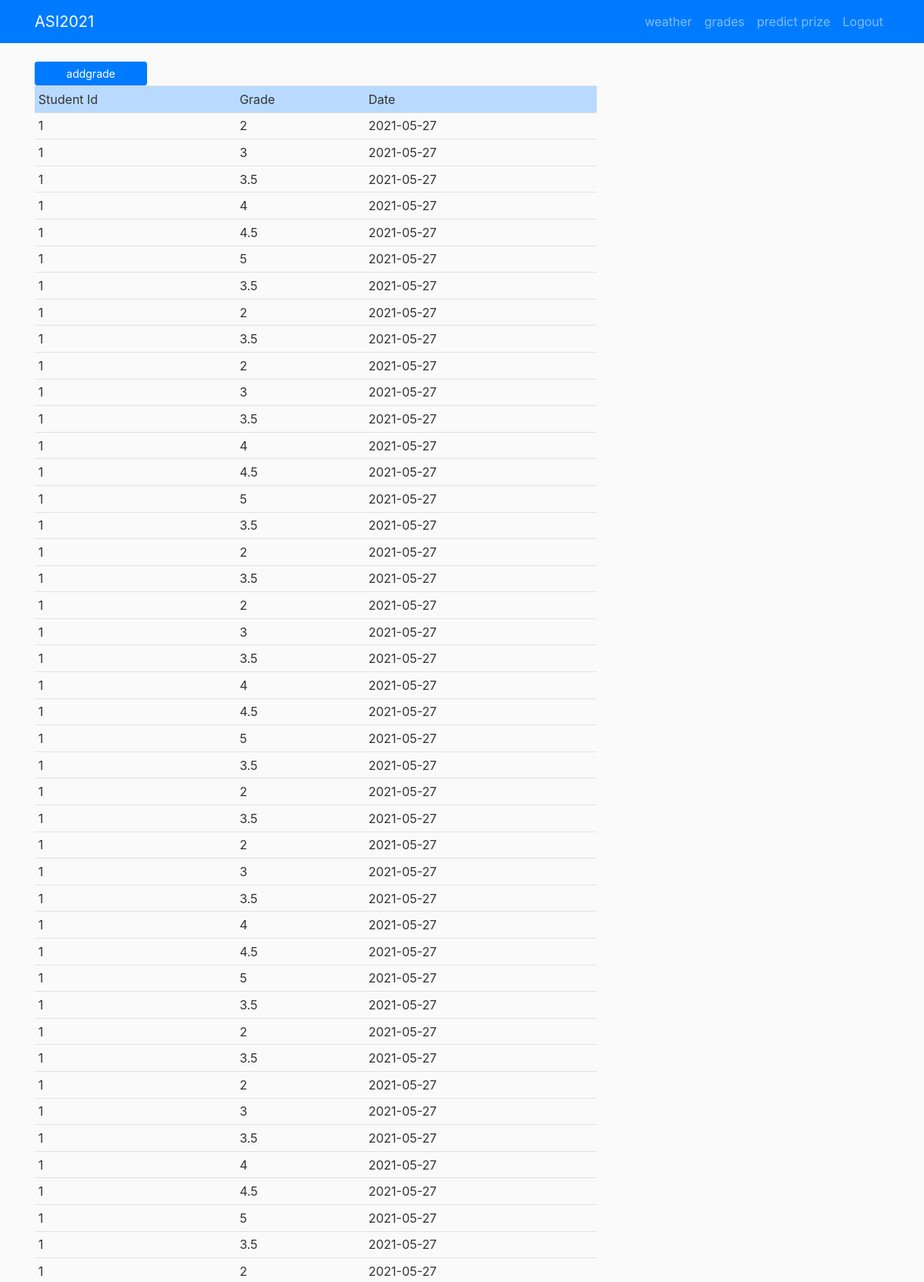
Page /grades (signed in, upper part) on the committed database.
### register.py (models this page shows, shortened)
class Grade(Base):
    __tablename__ = "grades"
    id = Column(Integer, primary_key=True, autoincrement=True)
    student_id = Column(Integer, ForeignKey('users.id'))  # we specify column after .
    grade = Column(String(10))
    grade_date = Column(Date)

### main.py (the view)
@app.route('/grades', methods=['GET'])
def return_grades():
    sqlsession = return_sqlalchemysession()
    grades = sqlsession.query(Grade).all()
    return render_template("grades.html", grades=grades)

### register.py (called while the page is built)
def return_sqlalchemysession():
    Session = sessionmaker(bind=engine)
    session = Session()
    return session

### templates/grades.html (shortened to what this page needs)
{% extends "base.html" %}
{% block content %}
<html>
<body>
<form action="/addgrade">
    <input type="submit" value="addgrade" class="btn btn-primary btn-sm">
</form>
{% if session.get('logged_in')==True %}
<table class="table table-sm">
    <tr class="table-primary">
        <td> Student Id</td>
        <td> Grade</td>
        <td> Date</td>
    </tr>
    {% for item in grades %}
    <TR class="graderow">
        <TD class="c1">{{item.student_id}}</TD>
        <TD class="c2">{{item.grade}}</TD>
        <TD class="c3">{{item.grade_date}}</TD>
    </TR>
    {% endfor %}
    {% endif %}
    {% endblock %}}

### templates/base.html (shortened to what this page needs)
<!DOCTYPE html>
<html lang="en">
<head>
    <link rel="stylesheet" href="https://maxcdn.bootstrapcdn.com/bootstrap/4.0.0/css/bootstrap.min.css"
>
    <link rel="stylesheet" type="text/css" href="{{ url_for('static', filename = 'main.css') }}">
</head>
<body>
<nav class="navbar navbar-expand-md navbar-dark bg-primary text-white fixed-top">
    <div class="container">
        <a class="navbar-brand mr-4" href="{{ url_for('home') }}">ASI2021</a>
        <div class="collapse navbar-collapse" id="navbarToggle">
            <div class="navbar-nav">
                {% if session.get('logged_in')==True %}
                <a class="nav-item nav-link" href="/weather">weather</a>
                <a class="nav-item nav-link" href="/grades">grades</a>
                <a class="nav-item nav-link" href='/predict'>predict prize</a>
                <a class="nav-item nav-link" href='/wyloguj'>Logout</a>
                {% else %}
                <a class="nav-item nav-link" href='/'>LogIn</a>
                <a class="nav-item nav-link" href='/signup'>SignUp</a>
                {% endif %}
            </div>
        </div>
    </div>
</nav>
<main role="main" class="container">
    <div class="row">
        <div class="col-md-8">
            {% block content %}{% endblock content %}
        </div>
    </div>
</main>
</body>
</html>

### static/main.css (style rules this page uses)
body { background: #fafafa; color: #333333; margin-top: 5rem; }
.navbar-nav .nav-link { color: #cbd5db; }
.btn-sm { width: 20%; }

### rows in the picture
Grade: student_id "1", grade "2", grade_date "2021-05-27"
Grade: student_id "1", grade "3", grade_date "2021-05-27"
Grade: student_id "1", grade "3.5", grade_date "2021-05-27"
Grade: student_id "1", grade "4", grade_date "2021-05-27"
Grade: student_id "1", grade "4.5", grade_date "2021-05-27"
Grade: student_id "1", grade "5", grade_date "2021-05-27"
Grade: student_id "1", grade "3.5", grade_date "2021-05-27"
Grade: student_id "1", grade "2", grade_date "2021-05-27"
Grade: student_id "1", grade "3.5", grade_date "2021-05-27"
Grade: student_id "1", grade "2", grade_date "2021-05-27"
Grade: student_id "1", grade "3", grade_date "2021-05-27"
Grade: student_id "1", grade "3.5", grade_date "2021-05-27"
Grade: student_id "1", grade "4", grade_date "2021-05-27"
Grade: student_id "1", grade "4.5", grade_date "2021-05-27"
Grade: student_id "1", grade "5", grade_date "2021-05-27"
Grade: student_id "1", grade "3.5", grade_date "2021-05-27"
Grade: student_id "1", grade "2", grade_date "2021-05-27"
Grade: student_id "1", grade "3.5", grade_date "2021-05-27"
Grade: student_id "1", grade "2", grade_date "2021-05-27"
Grade: student_id "1", grade "3", grade_date "2021-05-27"
Grade: student_id "1", grade "3.5", grade_date "2021-05-27"
Grade: student_id "1", grade "4", grade_date "2021-05-27"
Grade: student_id "1", grade "4.5", grade_date "2021-05-27"
Grade: student_id "1", grade "5", grade_date "2021-05-27"
Grade: student_id "1", grade "3.5", grade_date "2021-05-27"
Grade: student_id "1", grade "2", grade_date "2021-05-27"
Grade: student_id "1", grade "3.5", grade_date "2021-05-27"
Grade: student_id "1", grade "2", grade_date "2021-05-27"
Grade: student_id "1", grade "3", grade_date "2021-05-27"
Grade: student_id "1", grade "3.5", grade_date "2021-05-27"
Grade: student_id "1", grade "4", grade_date "2021-05-27"
Grade: student_id "1", grade "4.5", grade_date "2021-05-27"
Grade: student_id "1", grade "5", grade_date "2021-05-27"
Grade: student_id "1", grade "3.5", grade_date "2021-05-27"
Grade: student_id "1", grade "2", grade_date "2021-05-27"
Grade: student_id "1", grade "3.5", grade_date "2021-05-27"
Grade: student_id "1", grade "2", grade_date "2021-05-27"
Grade: student_id "1", grade "3", grade_date "2021-05-27"
Grade: student_id "1", grade "3.5", grade_date "2021-05-27"
Grade: student_id "1", grade "4", grade_date "2021-05-27"
Grade: student_id "1", grade "4.5", grade_date "2021-05-27"
Grade: student_id "1", grade "5", grade_date "2021-05-27"
Grade: student_id "1", grade "3.5", grade_date "2021-05-27"
Grade: student_id "1", grade "2", grade_date "2021-05-27"
